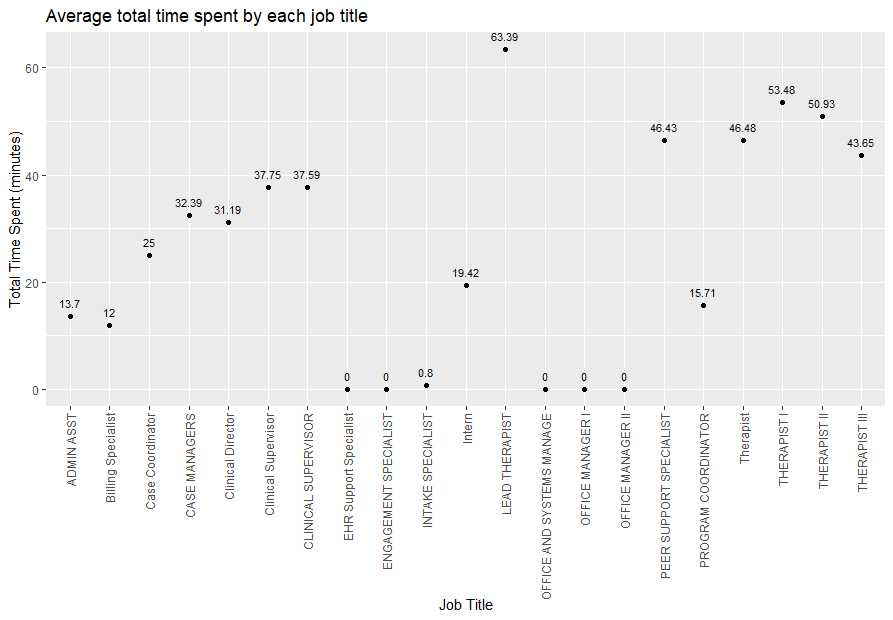

The R source for this figure:
library(ggplot2)
library(tidyverse)

hfsData <- read.csv("HFS Service Data.csv")
hfsData <- hfsData %>% group_by(job_title) %>% summarise(total_time_spent = mean(total_duration_num))
ggplot(hfsData, aes(job_title, total_time_spent)) +
  ggtitle("Average total time spent by each job title") +
  xlab("Job Title") +
  ylab("Total Time Spent (minutes)") +
  geom_point() +
  geom_text(aes(label=round(total_time_spent, digits=2)), vjust=-1, color="Black", size=3)+
  scale_x_discrete(guide = guide_axis(angle = 90))
  
       
